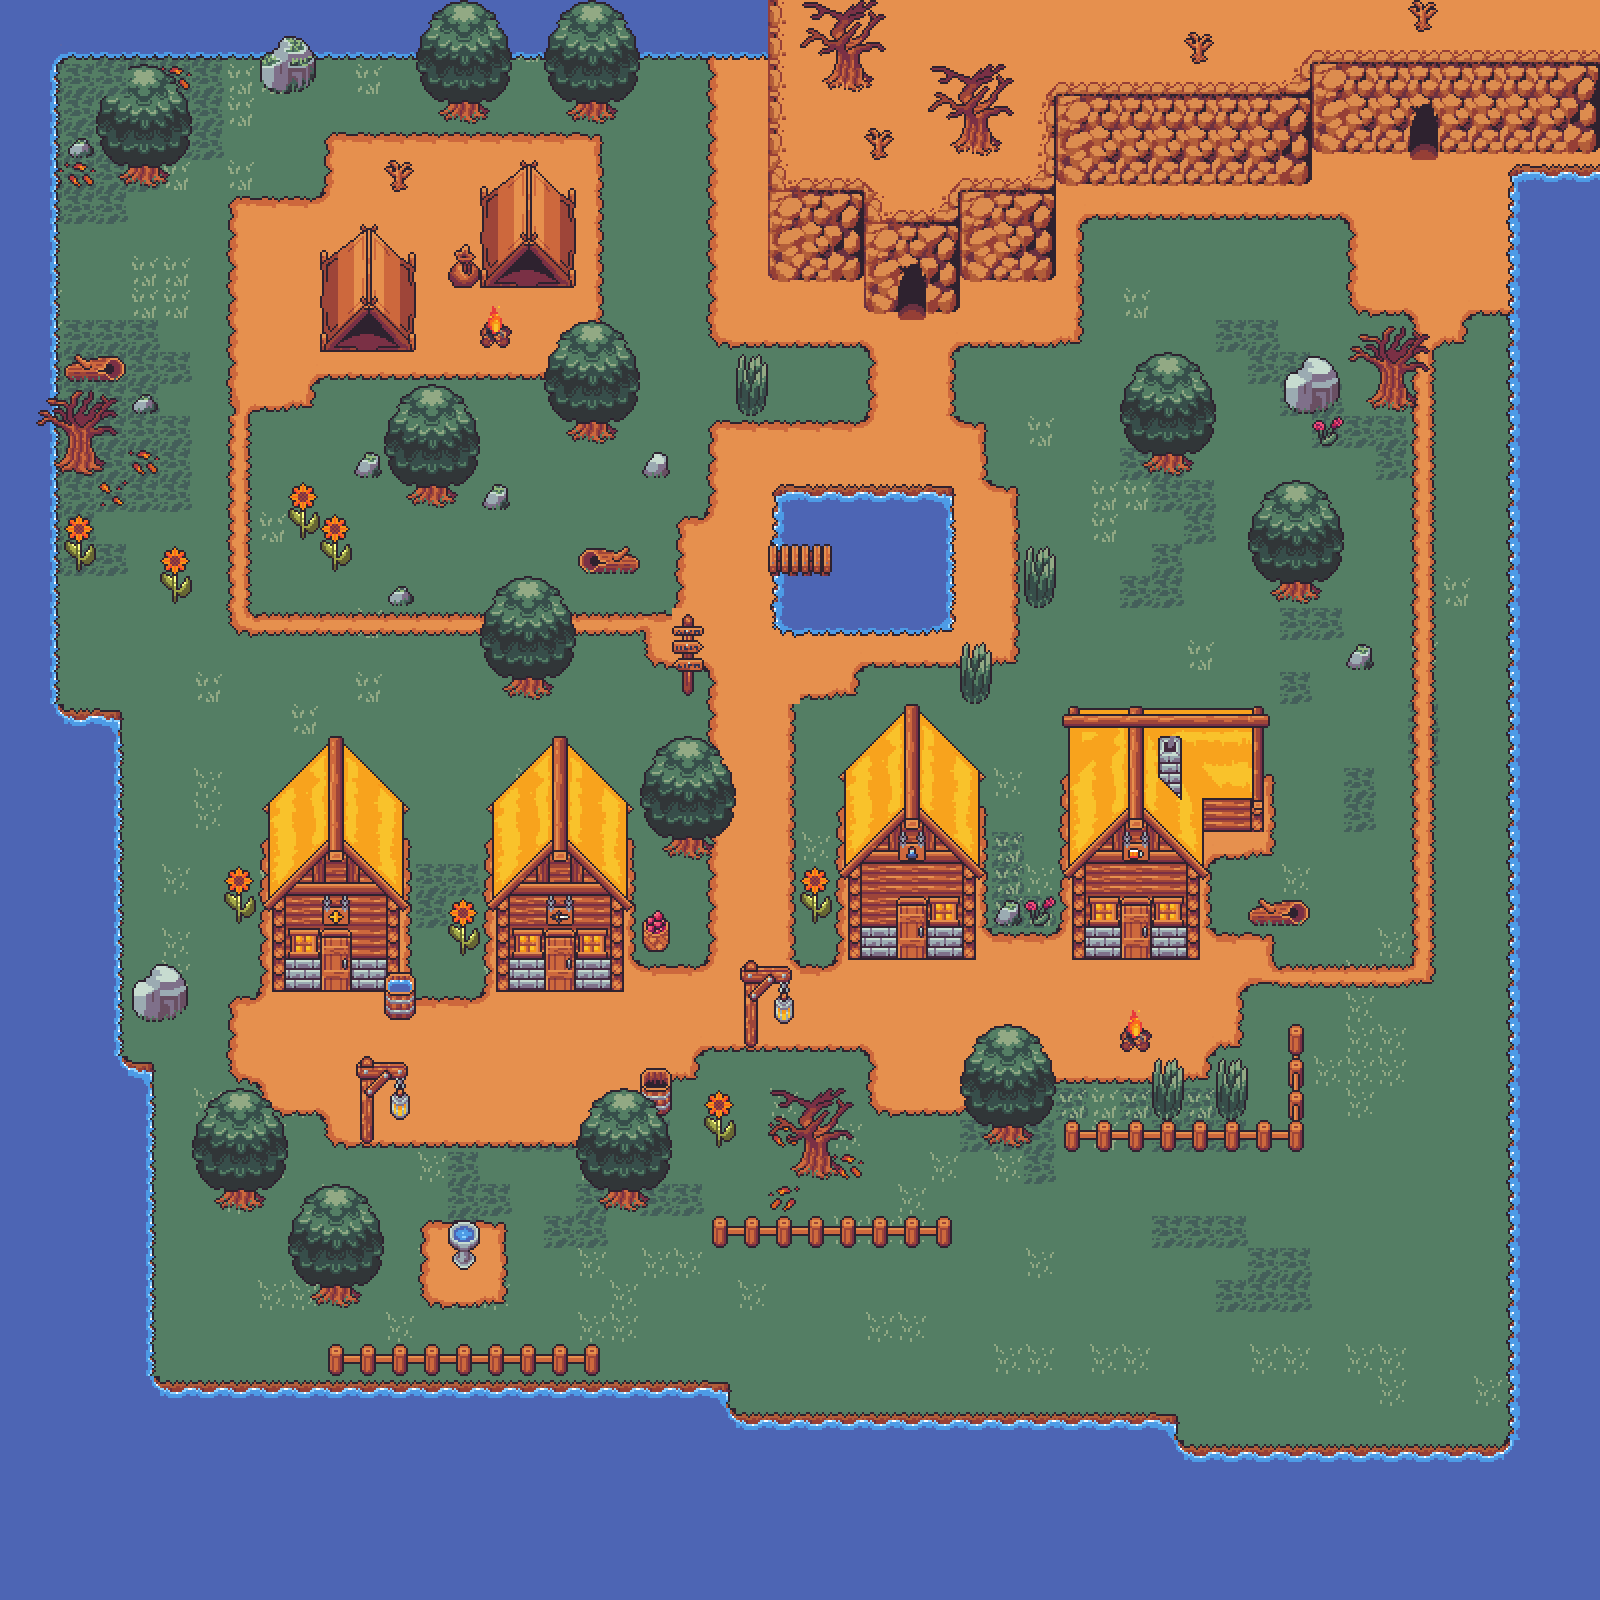

A level layout from a 2D game, rendered from its tile map. Below: a short description, then the map file with tile-grid data replaced by summaries:
An orthogonal 50x50 tile map with 32x32 px tiles, 6 tile layers (Grass, Dirt, Ground Deco, Water/Cliffs/Houses, ...), 4 tilesets.

<map version="1.8" tiledversion="1.8.2" orientation="orthogonal" renderorder="right-down" width="50" height="50" tilewidth="32" tileheight="32" infinite="0" nextlayerid="9" nextobjectid="1">
 <tileset firstgid="1" source="tsx files/Raven - Green Forest.tsx" />
 <tileset firstgid="391" source="tsx files/Raven - Green Village.tsx" />
 <tileset firstgid="731" source="tsx files/Raven - Miner's Cave.tsx" />
 <tileset firstgid="1485" source="tsx files/Raven - Interiors.tsx" />
 <layer id="1" name="Grass" width="50" height="50">
  <data>[2500 cells, 2500 non-empty, 7 distinct tile ids]</data>
 </layer>
 <layer id="2" name="Dirt" width="50" height="50">
  <data>[2500 cells, 586 non-empty, 36 distinct tile ids]</data>
 </layer>
 <layer id="8" name="Ground Deco" width="50" height="50">
  <data>[2500 cells, 82 non-empty, 31 distinct tile ids]</data>
 </layer>
 <layer id="3" name="Water/Cliffs/Houses" width="50" height="50">
  <data>[2500 cells, 412 non-empty, 77 distinct tile ids]</data>
 </layer>
 <layer id="4" name="Props" width="50" height="50">
  <data>[2500 cells, 167 non-empty, 65 distinct tile ids]</data>
 </layer>
 <layer id="7" name="Props -Above player" width="50" height="50">
  <data>[2500 cells, 225 non-empty, 65 distinct tile ids]</data>
 </layer>
</map>
